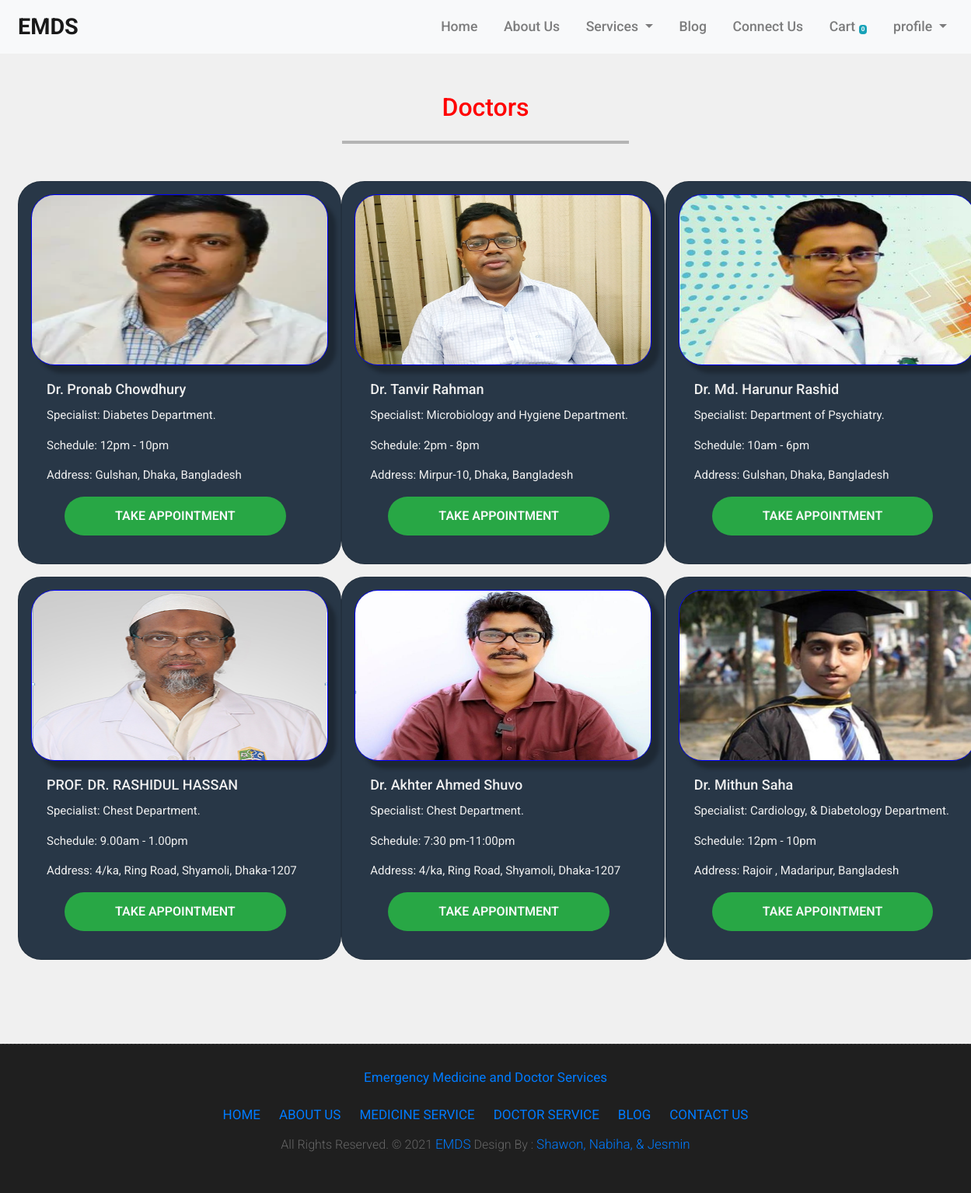
/doctorservices/ (signed in), run on the app's committed database.
### doctor/models.py (models this page shows, shortened)
class Doctor(models.Model):
    doctor_id = models.IntegerField(primary_key=True)
    name = models.CharField(max_length=30)
    user_name = models.CharField(max_length=20)
    email = models.CharField(max_length=25)
    contact_number = models.IntegerField()
    specialist = models.CharField(max_length=50)
    schedule = models.CharField(max_length=15)
    address = models.CharField(max_length=100)
    profile_pic = models.ImageField(default='default.png', upload_to='profile_pictures')

### user/views.py (the view)
# urls.py: path('doctorservices/', user_views.doctorServices, name='doctorservices'),
def doctorServices(request):
    cart_add = request.session.get('cart_add')
    if not cart_add:
        request.session['cart_add'] = {}
    doctors = Doctor.objects.all()
    return render(request,'doctor_services.html',{'doctors':doctors})

### template/doctor_services.html (shortened to what this page needs)
{% extends 'base.html' %}
{% block content %}
    {% load static %}
    <section class="doctors">
        <div class="container-fluid">
            <div class="row text-center doctorheader">
                <div class="col-12">
                    <h2 id="team" class="color">Doctors</h2>
                </div>
            </div>
            <hr class="doctorhr">
        </div>
        <div class="container-fluid padding">
            <div class="row padding">
                {% for doctor in doctors %}
                    {% if doctor.doctor_id > 101 %}
                        <div class="col-md-4">
                            <div class="card m-2 p-3" id="{{ doctor.doctor_id }}">
                                <img class="card-img-top" src="{{ doctor.profile_pic.url }}" alt="Card image">
                                <div class="card-body">
                                    <h4 class="card-title">{{ doctor.name }}</h4>
                                    <p class="card-text">Specialist: {{ doctor.specialist }}.</p>
                                    <p class="card-text">Schedule: {{ doctor.schedule }}</p>
                                    <p class="card-text">Address: {{ doctor.address }}</p>
                                    <form action="#{{ doctor.doctor_id }}" method="POST">
                                        <div class="checkoutbotton">
                                            <a  href="{% url 'appointmentCheck-out' %}" class="btn btn-success text-light" data-toggle="modal" data-target="#modalAbandonedCart">Take Appointment</a>
                                        </div>
                                    </form>
                                </div>
                            </div>
                        </div>
                    {% endif %}
                {% endfor %}
            </div>
        </div>
    </section>
{% endblock %}

### template/base.html (style rules this page uses)
a { transition: color 0.25s ease-in-out; -moz-transition: color 0.25s ease-in-out; -webkit-transition: color 0.25s ease-in-out; -o-transition: color 0.25s ease-in-out; -ms-transition: color 0.25s ease-in-out; }
h4 { font-size: 20px; }
hr { border: 2px solid #b4b4b4; width: 30%; margin-top: 2.2rem; margin-bottom: 2.8rem; }
.btn { min-width: 145px; line-height: 50px; padding: 0 30px; font-size: 16px; font-weight: 600; text-transform: uppercase; border-radius: 10px; transition: box-shadow 0.25s; -moz-transition: box-shadow 0.25s ease-in-out; -webkit-transition: box-shadow 0.25s ease-in-out; -o-transition: box-shadow 0.25s ease-in-out; -ms-transition: box-shadow 0.25s ease-in-out; }
html, body { margin: 0; padding: 0; font-family: 'Roboto', sans-serif; color: #222; background: #f0f0f0; }
.color { color: red; }
.doctors img { height:280px }

### template/doctor_services.html (style rules this page uses)
section.doctors { margin-top: 50px; margin-bottom: 100px; }
hr.doctorhr { margin-top: 15px; margin-bottom: 40px; }
.card { width: 26rem; margin: 0 20px 30px 0; border-radius:30px; background: #283747; }
.card .card-img-top { border-radius:30px; height:220px; -webkit-box-shadow: 10px 10px 5px 0px rgba(0,0,0,0.27); -moz-box-shadow: 10px 10px 5px 0px rgba(0,0,0,0.27); box-shadow: 10px 10px 5px 0px rgba(0,0,0,0.27); border: 1px solid blue; }
.card-title { font-size: 18px; color: #f0f0f0; }
.card-text { font-size: 15px; color: #f0f0f0; }
.card-body a.btn.btn-success { padding: 0 65px; border-radius: 50px; margin-left: 23px; border:none; transition: 0.6s; }

### data on the page
Doctor: profile_pic (picture), name "Dr. Pronab Chowdhury", specialist "Diabetes Department", schedule "12pm - 10pm", address "Gulshan, Dhaka, Bangladesh"
Doctor: profile_pic (picture), name "Dr. Tanvir Rahman", specialist "Microbiology and Hygiene Department", schedule "2pm - 8pm", address "Mirpur-10, Dhaka, Bangladesh"
Doctor: profile_pic (picture), name "Dr. Md. Harunur Rashid", specialist "Department of Psychiatry", schedule "10am - 6pm", address "Gulshan, Dhaka, Bangladesh"
Doctor: profile_pic (picture), name "PROF. DR. RASHIDUL HASSAN", specialist "Chest Department", schedule "9.00am - 1.00pm", address "4/ka, Ring Road, Shyamoli, Dhaka-1207"
Doctor: profile_pic (picture), name "Dr. Akhter Ahmed Shuvo", specialist "Chest Department", schedule "7:30 pm-11:00pm", address "4/ka, Ring Road, Shyamoli, Dhaka-1207"
Doctor: profile_pic (picture), name "Dr. Mithun Saha", specialist "Cardiology, & Diabetology Department", schedule "12pm - 10pm", address "Rajoir , Madaripur, Bangladesh"

### other printed values
{{ request.session.cart_add.keys|length }} "0"
